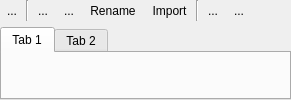
      <widget class="QWidget" name="layoutWidget1">
       <layout class="QVBoxLayout">
        <property name="spacing">
         <number>6</number>
        </property>
        <property name="margin">
         <number>0</number>
        </property>
        <item>
         <widget class="QFrame" name="frame">
          <property name="sizePolicy">
           <sizepolicy hsizetype="Preferred" vsizetype="Preferred">
            <horstretch>0</horstretch>
            <verstretch>0</verstretch>
           </sizepolicy>
          </property>
          <property name="frameShape">
           <enum>QFrame::NoFrame</enum>
          </property>
          <property name="frameShadow">
           <enum>QFrame::Raised</enum>
          </property>
          <layout class="QHBoxLayout">
           <property name="spacing">
            <number>2</number>
           </property>
           <property name="margin">
            <number>0</number>
           </property>
           <item>
            <widget class="QToolButton" name="newFolderButton">
             <property name="toolTip">
              <string>&lt;html&gt;&lt;head&gt;&lt;meta name=&quot;qrichtext&quot; content=&quot;1&quot; /&gt;&lt;style type=&quot;text/css&quot;&gt;
p, li { white-space: pre-wrap; }
&lt;/style&gt;&lt;/head&gt;&lt;body style=&quot; font-family:'Sans Serif'; font-size:9pt; font-weight:400; font-style:normal; text-decoration:none;&quot;&gt;
&lt;p style=&quot; margin-top:0px; margin-bottom:0px; margin-left:0px; margin-right:0px; -qt-block-indent:0; text-indent:0px;&quot;&gt;New folder&lt;/p&gt;&lt;/body&gt;&lt;/html&gt;</string>
             </property>
             <property name="text">
              <string>...</string>
             </property>
             <property name="icon">
              <iconset resource="layResources.qrc">
               <normaloff>:/new_folder.png</normaloff>:/new_folder.png</iconset>
             </property>
             <property name="autoRaise">
              <bool>true</bool>
             </property>
            </widget>
           </item>
           <item>
            <widget class="Line" name="line_5">
             <property name="orientation">
              <enum>Qt::Vertical</enum>
             </property>
            </widget>
           </item>
           <item>
            <widget class="QToolButton" name="addButton">
             <property name="toolTip">
              <string>&lt;html&gt;&lt;head&gt;&lt;meta name=&quot;qrichtext&quot; content=&quot;1&quot; /&gt;&lt;style type=&quot;text/css&quot;&gt;
p, li { white-space: pre-wrap; }
&lt;/style&gt;&lt;/head&gt;&lt;body style=&quot; font-family:'Sans Serif'; font-size:9pt; font-weight:400; font-style:normal; text-decoration:none;&quot;&gt;
&lt;p style=&quot; margin-top:0px; margin-bottom:0px; margin-left:0px; margin-right:0px; -qt-block-indent:0; text-indent:0px; font-size:10pt;&quot;&gt;New&lt;/p&gt;&lt;/body&gt;&lt;/html&gt;</string>
             </property>
             <property name="text">
              <string>...</string>
             </property>
             <property name="icon">
              <iconset resource="layResources.qrc">
               <normaloff>:/add.png</normaloff>:/add.png</iconset>
             </property>
             <property name="autoRaise">
              <bool>true</bool>
             </property>
            </widget>
           </item>
           <item>
            <widget class="QToolButton" name="deleteButton">
             <property name="toolTip">
              <string>&lt;html&gt;&lt;head&gt;&lt;meta name=&quot;qrichtext&quot; content=&quot;1&quot; /&gt;&lt;style type=&quot;text/css&quot;&gt;
p, li { white-space: pre-wrap; }
&lt;/style&gt;&lt;/head&gt;&lt;body style=&quot; font-family:'Sans Serif'; font-size:9pt; font-weight:400; font-style:normal; text-decoration:none;&quot;&gt;
&lt;p style=&quot; margin-top:0px; margin-bottom:0px; margin-left:0px; margin-right:0px; -qt-block-indent:0; text-indent:0px; font-size:10pt;&quot;&gt;Delete&lt;/p&gt;&lt;/body&gt;&lt;/html&gt;</string>
             </property>
             <property name="text">
              <string>...</string>
             </property>
             <property name="icon">
              <iconset resource="layResources.qrc">
               <normaloff>:/clear.png</normaloff>:/clear.png</iconset>
             </property>
             <property name="autoRaise">
              <bool>true</bool>
             </property>
            </widget>
           </item>
           <item>
            <widget class="QToolButton" name="renameButton">
             <property name="toolTip">
              <string>&lt;html&gt;&lt;head&gt;&lt;meta name=&quot;qrichtext&quot; content=&quot;1&quot; /&gt;&lt;style type=&quot;text/css&quot;&gt;
p, li { white-space: pre-wrap; }
&lt;/style&gt;&lt;/head&gt;&lt;body style=&quot; font-family:'Sans Serif'; font-size:9pt; font-weight:400; font-style:normal; text-decoration:none;&quot;&gt;
&lt;p style=&quot; margin-top:0px; margin-bottom:0px; margin-left:0px; margin-right:0px; -qt-block-indent:0; text-indent:0px;&quot;&gt;Rename&lt;/p&gt;&lt;/body&gt;&lt;/html&gt;</string>
             </property>
             <property name="text">
              <string>Rename</string>
             </property>
             <property name="icon">
              <iconset resource="layResources.qrc">
               <normaloff>:/rename.png</normaloff>:/rename.png</iconset>
             </property>
             <property name="autoRaise">
              <bool>true</bool>
             </property>
            </widget>
           </item>
           <item>
            <widget class="QToolButton" name="importButton">
             <property name="toolTip">
              <string>&lt;html&gt;&lt;head&gt;&lt;meta name=&quot;qrichtext&quot; content=&quot;1&quot; /&gt;&lt;style type=&quot;text/css&quot;&gt;
p, li { white-space: pre-wrap; }
&lt;/style&gt;&lt;/head&gt;&lt;body style=&quot; font-family:'Sans Serif'; font-size:10pt; font-weight:400; font-style:normal; text-decoration:none;&quot;&gt;
&lt;p style=&quot; margin-top:0px; margin-bottom:0px; margin-left:0px; margin-right:0px; -qt-block-indent:0; text-indent:0px;&quot;&gt;Import file&lt;/p&gt;&lt;/body&gt;&lt;/html&gt;</string>
             </property>
             <property name="text">
              <string>Import</string>
             </property>
             <property name="icon">
              <iconset resource="layResources.qrc">
               <normaloff>:/import.png</normaloff>:/import.png</iconset>
             </property>
             <property name="autoRaise">
              <bool>true</bool>
             </property>
            </widget>
           </item>
           <item>
            <widget class="Line" name="line_4">
             <property name="orientation">
              <enum>Qt::Vertical</enum>
             </property>
            </widget>
           </item>
           <item>
            <widget class="QToolButton" name="saveAllButton">
             <property name="toolTip">
              <string>&lt;html&gt;&lt;head&gt;&lt;meta name=&quot;qrichtext&quot; content=&quot;1&quot; /&gt;&lt;style type=&quot;text/css&quot;&gt;
p, li { white-space: pre-wrap; }
&lt;/style&gt;&lt;/head&gt;&lt;body style=&quot; font-family:'Sans Serif'; font-size:9pt; font-weight:400; font-style:normal; text-decoration:none;&quot;&gt;
&lt;p style=&quot; margin-top:0px; margin-bottom:0px; margin-left:0px; margin-right:0px; -qt-block-indent:0; text-indent:0px;&quot;&gt;Save all files&lt;/p&gt;&lt;/body&gt;&lt;/html&gt;</string>
             </property>
             <property name="text">
              <string>...</string>
             </property>
             <property name="icon">
              <iconset resource="layResources.qrc">
               <normaloff>:/save_all.png</normaloff>:/save_all.png</iconset>
             </property>
             <property name="autoRaise">
              <bool>true</bool>
             </property>
            </widget>
           </item>
           <item>
            <widget class="QToolButton" name="saveButton">
             <property name="toolTip">
              <string>&lt;html&gt;&lt;head&gt;&lt;meta name=&quot;qrichtext&quot; content=&quot;1&quot; /&gt;&lt;style type=&quot;text/css&quot;&gt;
p, li { white-space: pre-wrap; }
&lt;/style&gt;&lt;/head&gt;&lt;body style=&quot; font-family:'Sans Serif'; font-size:9pt; font-weight:400; font-style:normal; text-decoration:none;&quot;&gt;
&lt;p style=&quot; margin-top:0px; margin-bottom:0px; margin-left:0px; margin-right:0px; -qt-block-indent:0; text-indent:0px;&quot;&gt;Save current file&lt;/p&gt;&lt;/body&gt;&lt;/html&gt;</string>
             </property>
             <property name="text">
              <string>...</string>
             </property>
             <property name="icon">
              <iconset resource="layResources.qrc">
               <normaloff>:/save.png</normaloff>:/save.png</iconset>
             </property>
             <property name="autoRaise">
              <bool>true</bool>
             </property>
            </widget>
           </item>
           <item>
            <spacer>
             <property name="orientation">
              <enum>Qt::Horizontal</enum>
             </property>
             <property name="sizeType">
              <enum>QSizePolicy::Expanding</enum>
             </property>
             <property name="sizeHint" stdset="0">
              <size>
               <width>40</width>
               <height>20</height>
              </size>
             </property>
            </spacer>
           </item>
          </layout>
         </widget>
        </item>
        <item>
         <widget class="QTabWidget" name="treeTab">
          <widget class="QWidget" name="tab">
           <attribute name="title">
            <string>Tab 1</string>
           </attribute>
          </widget>
          <widget class="QWidget" name="tab_3">
           <attribute name="title">
            <string>Tab 2</string>
           </attribute>
          </widget>
         </widget>
        </item>
       </layout>
      </widget>
